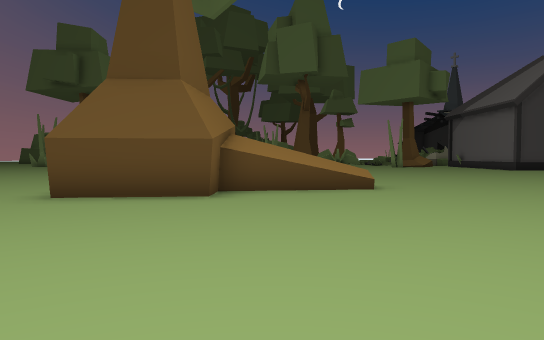
View 1 (above)

21 first-person views from a walk through a Unity game level. The camera is 1.3 m above the floor, tilts 2° down and sees 70° across. The floor is counted in squares, 2 m on a side. Each view is taken from the middle of a square. On the plan, view 1 faces up. The plan holds only what a view shows up to about 11 squares ahead; the rest is blank. The place goes on beyond the plan.

View 2
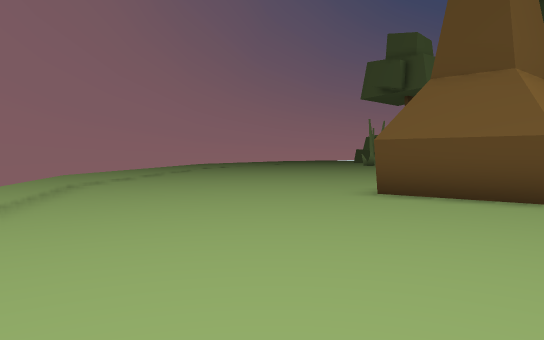

View 3
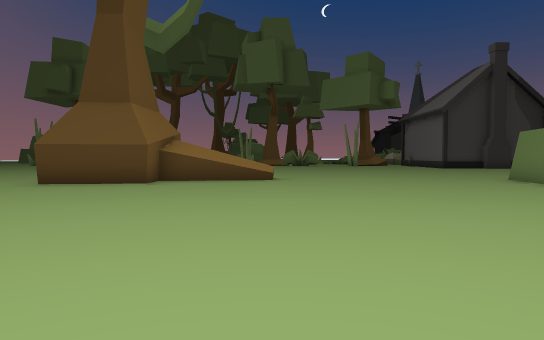

View 4
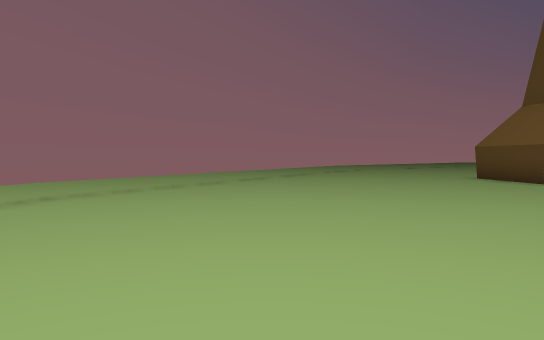

View 5
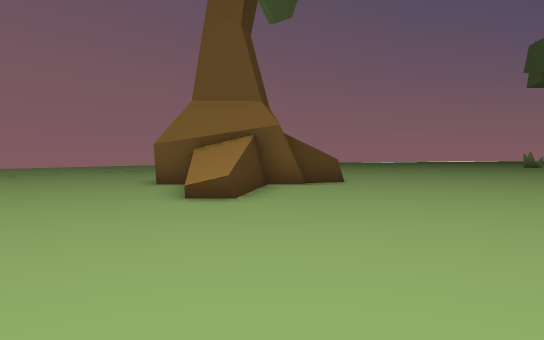

View 6
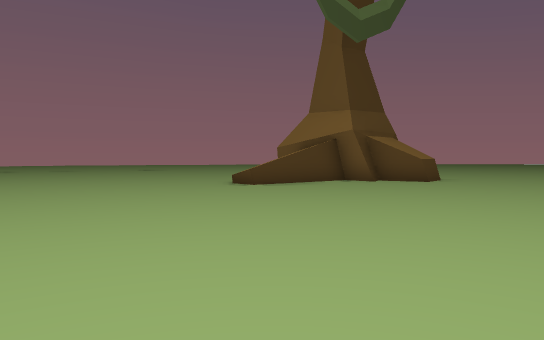

View 7
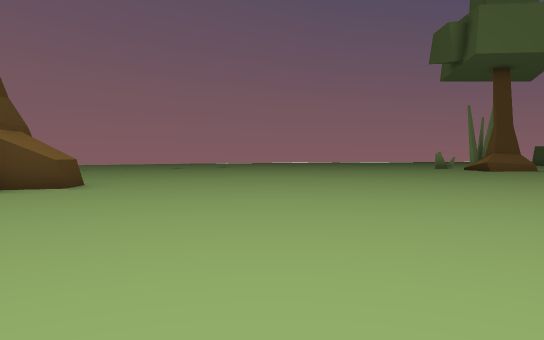

View 8
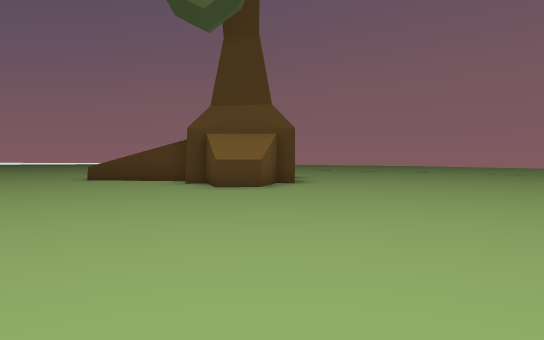

View 9
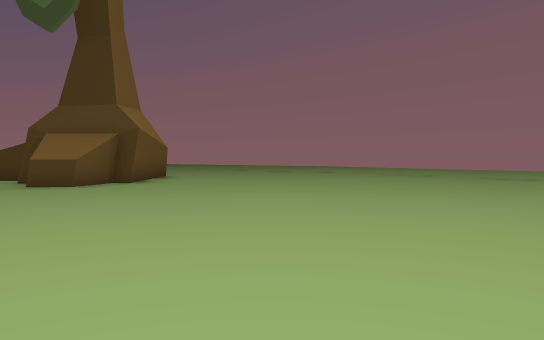

View 10
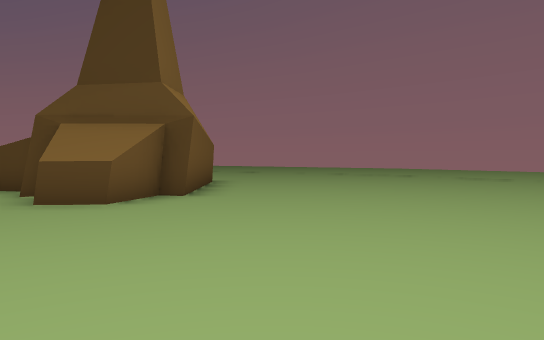

View 11
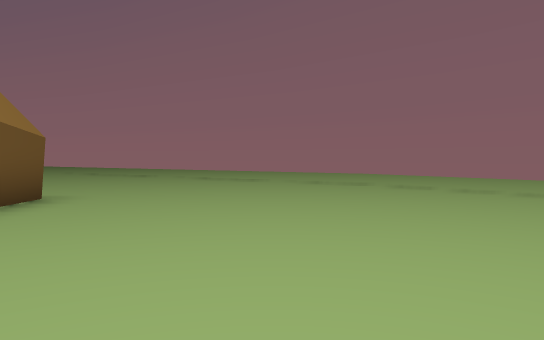

View 12
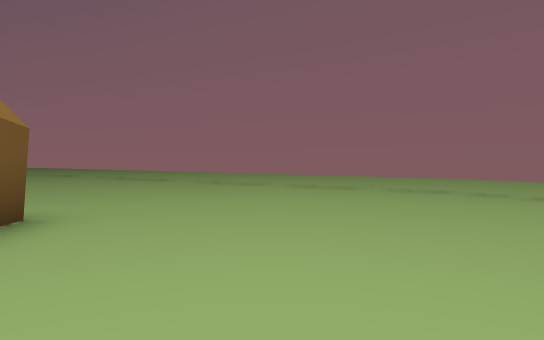

View 13
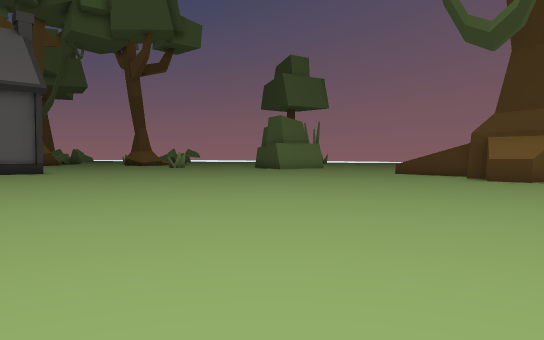

View 14
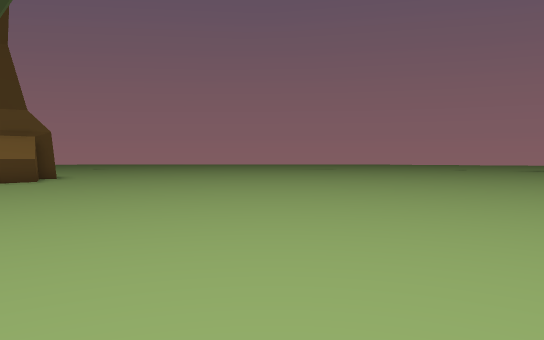

View 15
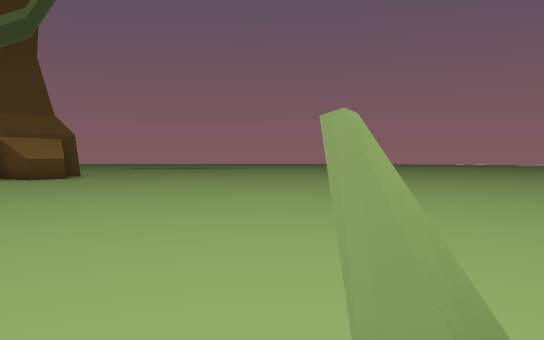

View 16
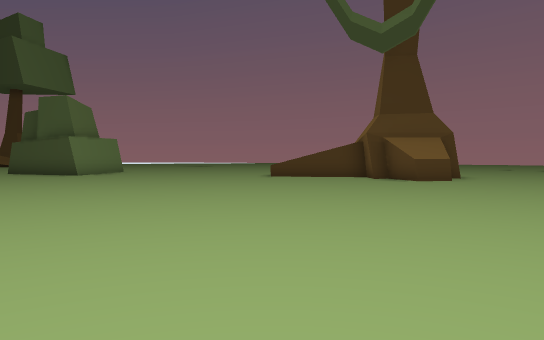

View 17
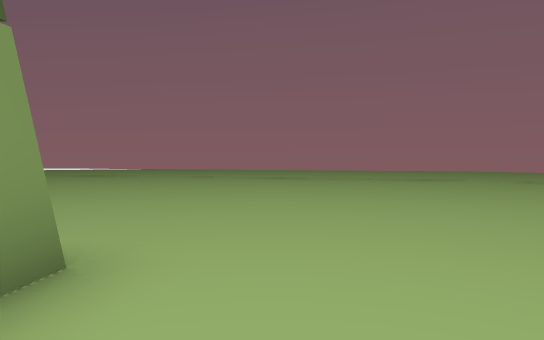

View 18
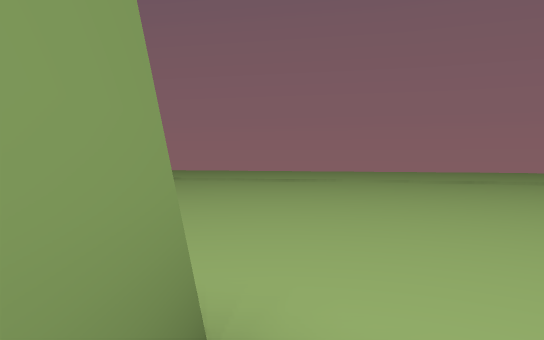

View 19
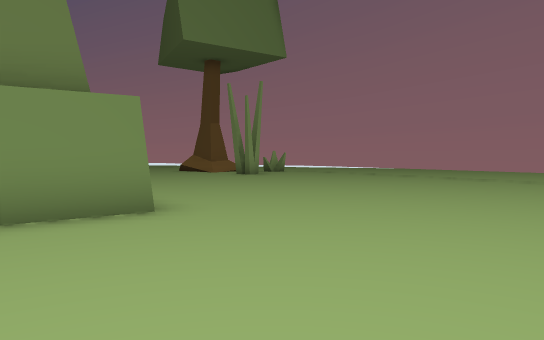

View 20
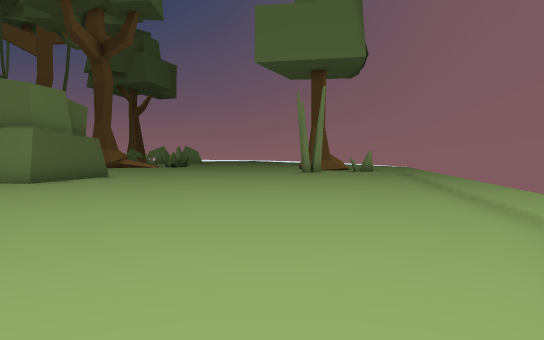

View 21
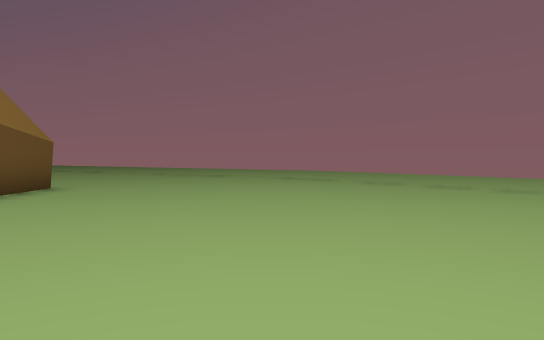

### Floor plan
Points are (right, up) in squares from view 1. A wall is a line through its corners. A room is listed if a view was taken in it or the views show most of it. See-through windows are left out.
Room 1 (views 1, 2, 3, 4, 5, 6, 7, 8, 9, 10, 11, 12, 13, 14, 15, 16, 17, 18, 19, 20, 21)
walls: (-1.4, 9.5) (-0.9, 9.6); (-0.9, 8.8) (-1.1, 7.2); (-1, 8.8) (2.1, 8.3); (-1.7, 8.9) (-1.1, 8.8) (-1.4, 7.3); (-3.1, 9.3) (-2.8, 10.6) (-1.8, 10.7) (-1.4, 9.4) (-0.9, 9.4) (-1, 6.3) (-3.5, 6) (-3.6, 9.5); (10, 4.6) (8.3, 4.8) (8.7, 7.9); (-12.5, 6.4) (-9.2, 2.8) (1.9, -3.6) (9.9, -5.4); (-9.6, 3.2) (-8.8, 2.5); (1.5, -3.4) (2.4, -3.8)

Positions as (right, up) in squares from view 1, and headings:
1: (0, 0), facing up
2: (0, 0), facing up-left
3: (2, -3), facing up
4: (8, 0), facing left
5: (8, 9), facing left
6: (8, 15), facing down-left
7: (6, 15), facing left
8: (-3, 19), facing down
9: (-7, 19), facing down
10: (-5, 16), facing down
11: (-7, 12), facing down
12: (-6, 10), facing down
13: (-5, 22), facing down-right
14: (0, 22), facing down-left
15: (1, 23), facing down-left
16: (2, 21), facing down
17: (7, 7), facing down
18: (8, 6), facing down
19: (4, 7), facing down-right
20: (-1, -1), facing right
21: (-8, 14), facing down
